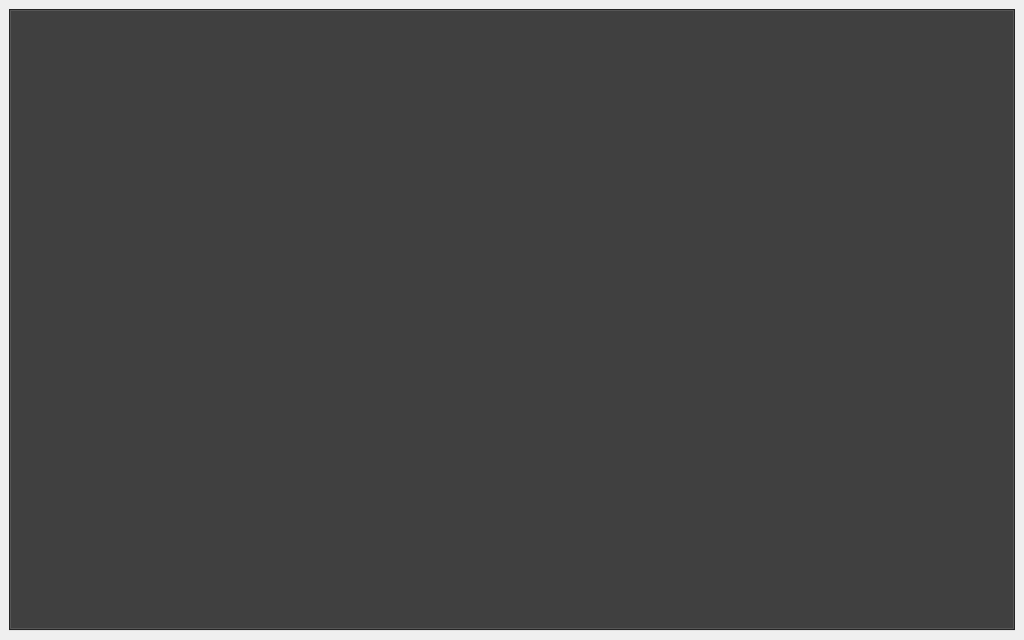
<?xml version="1.0" encoding="UTF-8"?>
<ui version="4.0">
 <class>MainWindow</class>
 <widget class="QMainWindow" name="MainWindow">
  <property name="enabled">
   <bool>true</bool>
  </property>
  <property name="geometry">
   <rect>
    <x>0</x>
    <y>0</y>
    <width>1024</width>
    <height>640</height>
   </rect>
  </property>
  <property name="sizePolicy">
   <sizepolicy hsizetype="Preferred" vsizetype="Preferred">
    <horstretch>0</horstretch>
    <verstretch>0</verstretch>
   </sizepolicy>
  </property>
  <property name="minimumSize">
   <size>
    <width>1024</width>
    <height>640</height>
   </size>
  </property>
  <property name="windowTitle">
   <string>ArcherBC</string>
  </property>
  <property name="windowIcon">
   <iconset resource="../.rsrc/res.qrc">
    <normaloff>:/title/Icon.png</normaloff>:/title/Icon.png</iconset>
  </property>
  <property name="styleSheet">
   <string notr="true"/>
  </property>
  <property name="locale">
   <locale language="English" country="UnitedStates"/>
  </property>
  <property name="tabShape">
   <enum>QTabWidget::Rounded</enum>
  </property>
  <property name="dockNestingEnabled">
   <bool>false</bool>
  </property>
  <property name="dockOptions">
   <set>QMainWindow::AllowTabbedDocks|QMainWindow::AnimatedDocks</set>
  </property>
  <widget class="QWidget" name="centralwidget">
   <property name="sizePolicy">
    <sizepolicy hsizetype="Expanding" vsizetype="Expanding">
     <horstretch>0</horstretch>
     <verstretch>0</verstretch>
    </sizepolicy>
   </property>
   <layout class="QGridLayout" name="gridLayout">
    <property name="bottomMargin">
     <number>9</number>
    </property>
    <item row="0" column="0">
     <widget class="QTabWidget" name="tabWidget">
      <property name="sizePolicy">
       <sizepolicy hsizetype="Preferred" vsizetype="Preferred">
        <horstretch>0</horstretch>
        <verstretch>0</verstretch>
       </sizepolicy>
      </property>
      <property name="sizeIncrement">
       <size>
        <width>0</width>
        <height>0</height>
       </size>
      </property>
      <property name="baseSize">
       <size>
        <width>15</width>
        <height>15</height>
       </size>
      </property>
      <property name="palette">
       <palette>
        <active>
         <colorrole role="WindowText">
          <brush brushstyle="SolidPattern">
           <color alpha="255">
            <red>255</red>
            <green>255</green>
            <blue>255</blue>
           </color>
          </brush>
         </colorrole>
         <colorrole role="Button">
          <brush brushstyle="SolidPattern">
           <color alpha="255">
            <red>51</red>
            <green>51</green>
            <blue>51</blue>
           </color>
          </brush>
         </colorrole>
         <colorrole role="Text">
          <brush brushstyle="SolidPattern">
           <color alpha="255">
            <red>255</red>
            <green>255</green>
            <blue>255</blue>
           </color>
          </brush>
         </colorrole>
         <colorrole role="ButtonText">
          <brush brushstyle="SolidPattern">
           <color alpha="255">
            <red>255</red>
            <green>255</green>
            <blue>255</blue>
           </color>
          </brush>
         </colorrole>
         <colorrole role="Base">
          <brush brushstyle="SolidPattern">
           <color alpha="255">
            <red>51</red>
            <green>51</green>
            <blue>51</blue>
           </color>
          </brush>
         </colorrole>
         <colorrole role="Window">
          <brush brushstyle="SolidPattern">
           <color alpha="255">
            <red>51</red>
            <green>51</green>
            <blue>51</blue>
           </color>
          </brush>
         </colorrole>
        </active>
        <inactive>
         <colorrole role="WindowText">
          <brush brushstyle="SolidPattern">
           <color alpha="255">
            <red>255</red>
            <green>255</green>
            <blue>255</blue>
           </color>
          </brush>
         </colorrole>
         <colorrole role="Button">
          <brush brushstyle="SolidPattern">
           <color alpha="255">
            <red>51</red>
            <green>51</green>
            <blue>51</blue>
           </color>
          </brush>
         </colorrole>
         <colorrole role="Text">
          <brush brushstyle="SolidPattern">
           <color alpha="255">
            <red>255</red>
            <green>255</green>
            <blue>255</blue>
           </color>
          </brush>
         </colorrole>
         <colorrole role="ButtonText">
          <brush brushstyle="SolidPattern">
           <color alpha="255">
            <red>255</red>
            <green>255</green>
            <blue>255</blue>
           </color>
          </brush>
         </colorrole>
         <colorrole role="Base">
          <brush brushstyle="SolidPattern">
           <color alpha="255">
            <red>51</red>
            <green>51</green>
            <blue>51</blue>
           </color>
          </brush>
         </colorrole>
         <colorrole role="Window">
          <brush brushstyle="SolidPattern">
           <color alpha="255">
            <red>51</red>
            <green>51</green>
            <blue>51</blue>
           </color>
          </brush>
         </colorrole>
        </inactive>
        <disabled>
         <colorrole role="WindowText">
          <brush brushstyle="SolidPattern">
           <color alpha="255">
            <red>255</red>
            <green>255</green>
            <blue>255</blue>
           </color>
          </brush>
         </colorrole>
         <colorrole role="Button">
          <brush brushstyle="SolidPattern">
           <color alpha="255">
            <red>51</red>
            <green>51</green>
            <blue>51</blue>
           </color>
          </brush>
         </colorrole>
         <colorrole role="Text">
          <brush brushstyle="SolidPattern">
           <color alpha="255">
            <red>255</red>
            <green>255</green>
            <blue>255</blue>
           </color>
          </brush>
         </colorrole>
         <colorrole role="ButtonText">
          <brush brushstyle="SolidPattern">
           <color alpha="255">
            <red>255</red>
            <green>255</green>
            <blue>255</blue>
           </color>
          </brush>
         </colorrole>
         <colorrole role="Base">
          <brush brushstyle="SolidPattern">
           <color alpha="255">
            <red>51</red>
            <green>51</green>
            <blue>51</blue>
           </color>
          </brush>
         </colorrole>
         <colorrole role="Window">
          <brush brushstyle="SolidPattern">
           <color alpha="255">
            <red>51</red>
            <green>51</green>
            <blue>51</blue>
           </color>
          </brush>
         </colorrole>
        </disabled>
       </palette>
      </property>
      <property name="font">
       <font>
        <weight>50</weight>
        <bold>false</bold>
        <strikeout>false</strikeout>
        <kerning>true</kerning>
       </font>
      </property>
      <property name="focusPolicy">
       <enum>Qt::TabFocus</enum>
      </property>
      <property name="autoFillBackground">
       <bool>false</bool>
      </property>
      <property name="styleSheet">
       <string notr="true"/>
      </property>
      <property name="tabPosition">
       <enum>QTabWidget::North</enum>
      </property>
      <property name="tabShape">
       <enum>QTabWidget::Rounded</enum>
      </property>
      <property name="currentIndex">
       <number>-1</number>
      </property>
      <property name="usesScrollButtons">
       <bool>false</bool>
      </property>
      <property name="documentMode">
       <bool>false</bool>
      </property>
      <property name="movable">
       <bool>false</bool>
      </property>
      <property name="tabBarAutoHide">
       <bool>false</bool>
      </property>
     </widget>
    </item>
   </layout>
  </widget>
 </widget>
 <resources>
  <include location="../.rsrc/res.qrc"/>
 </resources>
 <connections/>
</ui>
